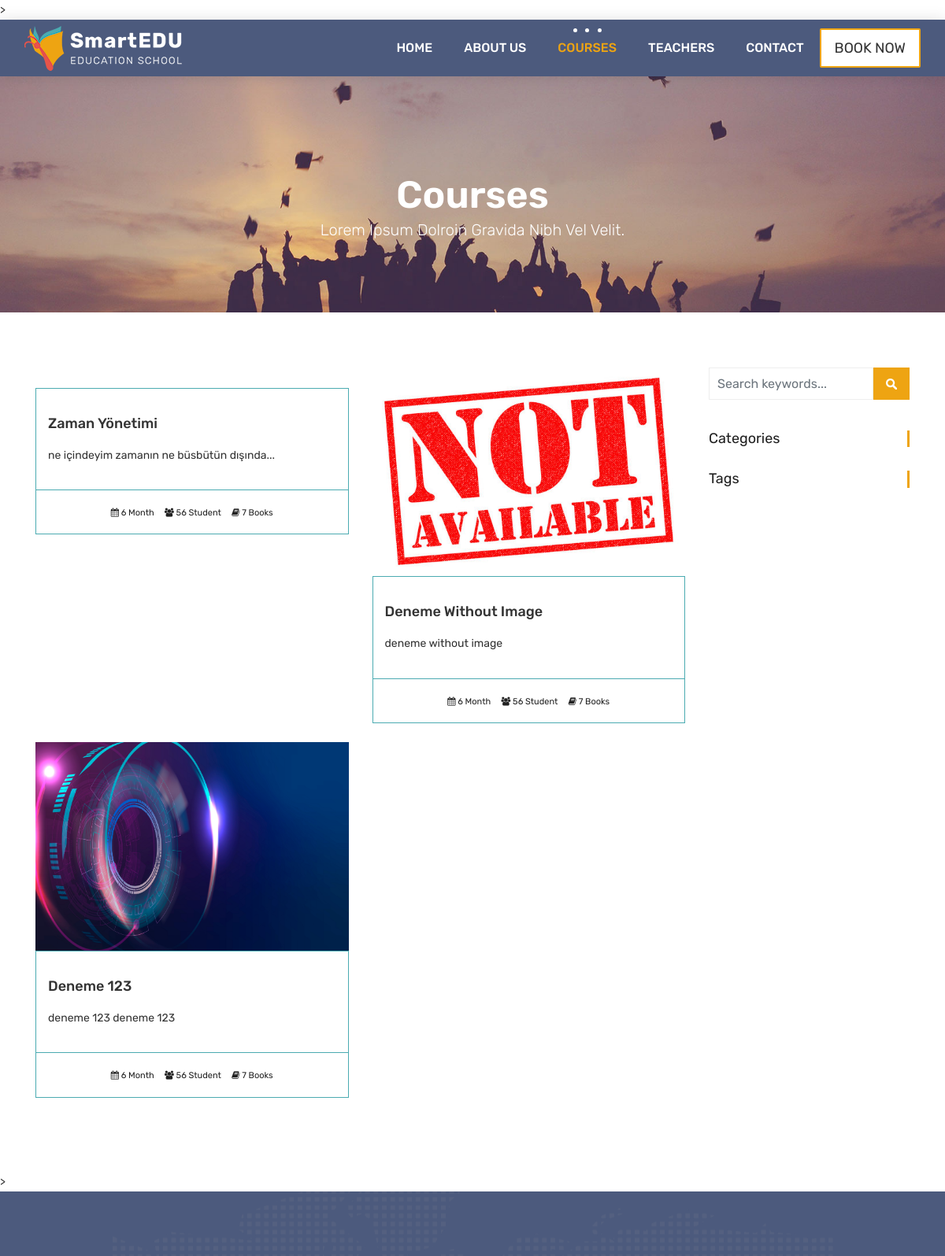
Page /courses/ (upper part) on the earlier database version.
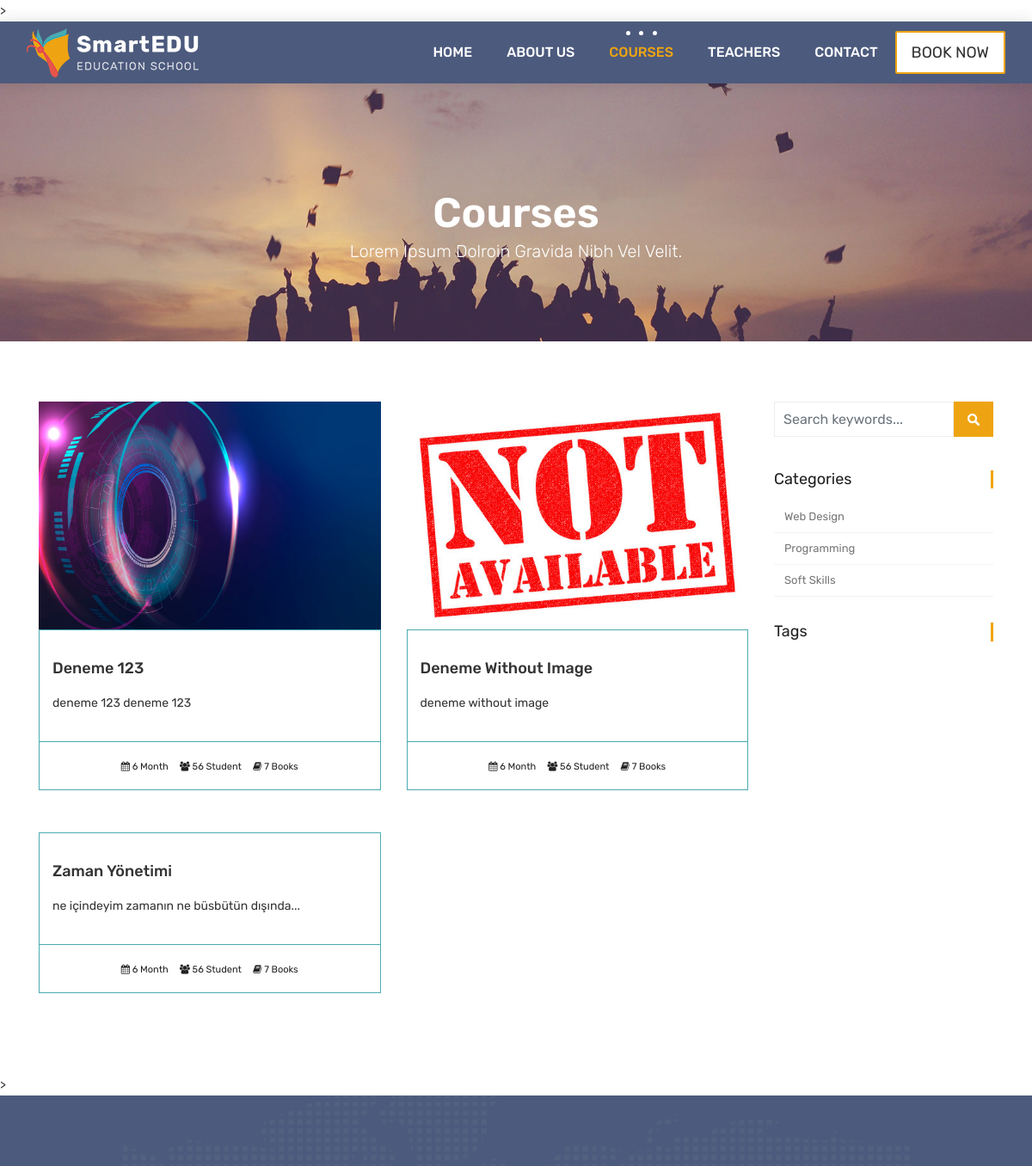
Same page on the later database version.
### courses/models.py (models this page shows, shortened)
class Course(models.Model):
    name = models.CharField(max_length=200, unique=True, verbose_name="Course Name", help_text="Enter the course name")
    category = models.ForeignKey(Category, null=True, on_delete=models.DO_NOTHING)
    tags = models.ManyToManyField(Tag, blank=True, null=True)
    teacher = models.ForeignKey(Teacher, null=True, on_delete=models.CASCADE)
    description = models.TextField(blank=True, null=True)
    image = models.ImageField(upload_to="courses/%Y/%m/%d/", default="default_course_image.jpg")
    date = models.DateTimeField(auto_now=True)
    available = models.BooleanField(default=True)

class Category(models.Model):
    name = models.CharField(max_length=50, null=True)
    slug = models.SlugField(max_length=50, unique=True, null=True)

### courses/views.py (the view)
# urls.py: path('', views.course_list, name="courses"),
def course_list(request, category_slug=None, tag_slug=None):
    category_page = None
    tag_page = None
    categories = Category.objects.all()
    tags = Tag.objects.all()
    if category_slug != None:
        category_page = get_object_or_404(Category, slug=category_slug)
        courses = Course.objects.filter(available=True, category=category_page)
    elif tag_slug != None:
        tag_page = get_object_or_404(Tag, slug=tag_slug)
        courses = Course.objects.filter(available=True, tags=tag_page)
    else:
        courses = Course.objects.all().order_by('-date')
    context = {
        'courses' : courses,
        'categories' : categories,
        'tags' : tags
    }
    return render(request, 'courses.html', context)

### templates/courses.html (shortened to what this page needs)
{% extends 'partials/_base.html' %}
{% load static %}
{% block content %}
	<div class="all-title-box">
		<div class="container text-center">
			<h1>Courses <span class="m_1">Lorem Ipsum dolroin gravida nibh vel velit.</span></h1>
		</div>
	</div>
    <div id="overviews" class="section wb">
        <div class="container">
            <div class="row">
                <div class="col-lg-9 blog-post-single">
					<div class="row">
					{% for course in courses %}
						<div class="col-lg-6 col-md-6 col-12 mb-4">
							<div class="course-item">
								<div class="image-blog">
									<img src="{{ course.image.url }}" alt="" class="img-fluid">
								</div>
								<div class="course-br">
									<div class="course-title">
										<h2><a href="{% url 'course_detail' course.category.slug course.id %}" title="">{{ course.name }}</a></h2>
									</div>
									<div class="course-desc">
										<p> {{ course.description | truncatechars:150 }} </p>
									</div>
								</div>
								<div class="course-meta-bot">
									<ul>
										<li><i class="fa fa-calendar" aria-hidden="true"></i> 6 Month</li>
										<li><i class="fa fa-users" aria-hidden="true"></i> 56 Student</li>
										<li><i class="fa fa-book" aria-hidden="true"></i> 7 Books</li>
									</ul>
								</div>
							</div>
						</div>
					{% endfor %}
					</div>
                </div>
				<div class="col-lg-3 col-12 right-single">
					<div class="widget-search">
						<div class="site-search-area">
							<form method="get" id="site-searchform" action="{% url 'search' %}">
								<div>
									<input class="input-text form-control" name="search" placeholder="Search keywords..." type="text">
									<input id="searchsubmit" value="Search" type="submit">
								</div>
							</form>
						</div>
					</div>
					<div class="widget-categories">
						<h3 class="widget-title">Categories</h3>
						<ul>
							{% for category in categories %}
							<li><a href="{% url 'courses_by_category' category.slug %}">{{category.name}}</a></li>
							{% endfor %}
						</ul>
					</div>
					<div class="widget-tags">
						<h3 class="widget-title">Tags</h3>
					</div>
				</div>
            </div>
        </div>
    </div>
	{% endblock %}

Differences in the rows shown:
changed Course "Deneme 123": moves up the list
changed Course "Deneme Without Image": moves down the list
added Category: name "Web Design"
added Category: name "Programming"
added Category: name "Soft Skills"
